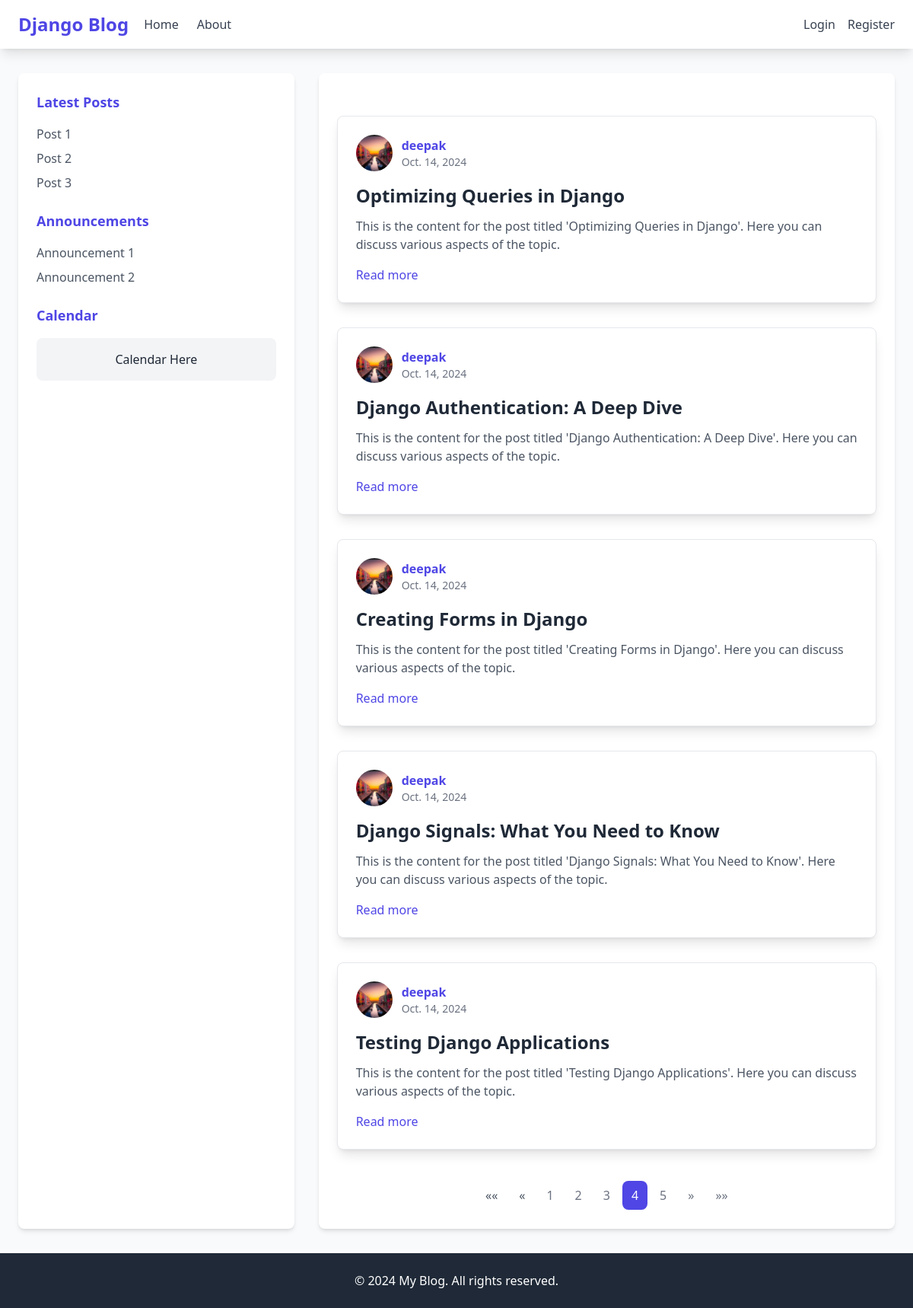
/?page=4, run on the app's committed database.
### post/models.py (models this page shows)
class Article(models.Model):
    title = models.CharField(max_length=255)  # Title of the article
    content = models.TextField()              # Content of the article
    date = models.DateField(default=timezone.now)  # Date of publication
    author = models.ForeignKey(User, on_delete=models.CASCADE)  # Author of the article

### users/models.py (models this page shows, shortened)
class Profile(models.Model):
    user = models.OneToOneField(User, on_delete=models.CASCADE)
    image = models.ImageField(default='profile_pics/default.jpg', upload_to='profile_pics')  # Added default image

### blog/views.py (the view)
# urls.py: path('', views.post_list_view, name='home'),
def post_list_view(request):
    posts = Post.objects.all()
    paginator = Paginator(posts, 5)  # Show 5 posts per page
    page_number = request.GET.get('page')  # Get the current page number from the query parameters
    page_obj = paginator.get_page(page_number)  # Get the posts for the current page
    context = {
        'posts': page_obj,
    }
    return render(request, 'home.html', context)

### templates/home.html (shortened to what this page needs)
{% extends 'base.html' %}
{% block content %}
<div class="container mx-auto mt-8">
    {% if posts %}
    <div class="grid grid-cols-1 gap-8">
        {% for post in posts %}
        <div class="p-6 bg-white border rounded-lg shadow-lg">
            <div class="flex items-center mb-4">
                {% if post.author.profile.image %}
                <img src="{{ post.author.profile.image.url }}" alt="{{ post.author.username }}'s Image"
                    class="object-cover w-12 h-12 mr-3 rounded-full">
                {% endif %}
                <div>
                    <p class="font-semibold">
                        <a href="{% url 'author_posts' post.author.username %}"
                            class="text-indigo-600 hover:underline">{{ post.author.username }}</a>
                    </p>
                    <p class="text-sm text-gray-500">{{ post.date }}</p>
                </div>
            </div>
            <h5 class="text-2xl font-bold text-gray-800">{{ post.title }}</h5>
            <p class="mt-3 text-gray-600">{{ post.content|truncatewords:50 }}</p>
            <a href="{% url 'post_detail' post.id %}" class="block mt-4 text-indigo-600 hover:underline">Read more</a>
        </div>
        {% endfor %}
    </div>
    <nav class="flex justify-center p-3 mt-10 overflow-hidden md:p-2">
        <ul class="flex items-center justify-center space-x-1">
            {% if posts.has_previous %}
            <li>
                <a class="px-3 py-2 text-gray-600 transition duration-200 rounded-lg hover:bg-gray-200 text-md"
                    href="?page=1" aria-label="First">&laquo;&laquo;</a>
            </li>
            <li>
                <a class="px-3 py-2 text-gray-600 transition duration-200 rounded-lg hover:bg-gray-200 text-md"
                    href="?page={{ posts.previous_page_number }}" aria-label="Previous">&laquo;</a>
            </li>
            {% endif %}
            {% for i in posts.paginator.page_range %}
            {% if posts.number == i %}
            <li>
                <span class="px-3 py-2 text-white bg-indigo-600 rounded-lg text-md">{{ i }}</span>
            </li>
            {% else %}
            <li>
                <a class="px-3 py-2 text-gray-500 rounded-lg hover:bg-gray-100 text-md" href="?page={{ i }}">{{ i }}</a>
            </li>
            {% endif %}
            {% endfor %}
            {% if posts.has_next %}
            <li>
                <a class="px-3 py-2 text-gray-500 transition duration-200 rounded-lg hover:bg-gray-200 text-md"
                    href="?page={{ posts.next_page_number }}" aria-label="Next">&raquo;</a>
            </li>
            <li>
                <a class="px-3 py-2 text-gray-500 transition duration-200 rounded-lg hover:bg-gray-200 text-md"
                    href="?page={{ posts.paginator.num_pages }}" aria-label="Last">&raquo;&raquo;</a>
            </li>
            {% endif %}
        </ul>
    </nav>
    {% else %}
    <p class="text-center text-gray-500">No blog posts available at the moment. Please check back later!</p>
    {% endif %}
</div>
{% endblock %}

### templates/base.html (style rules this page uses)
body { display: flex; flex-direction: column; min-height: 100vh; }

### data on the page
Article: author.profile.image (placeholder picture), author.username "deepak", date "Oct. 14, 2024", title "Optimizing Queries in Django", content "This is the content for the post titled 'Optimizing Queries in Django'. Here you can discuss various aspects of the topic."
Article: author.profile.image (placeholder picture), author.username "deepak", date "Oct. 14, 2024", title "Django Authentication: A Deep Dive", content "This is the content for the post titled 'Django Authentication: A Deep Dive'. Here you can discuss various aspects of the topic."
Article: author.profile.image (placeholder picture), author.username "deepak", date "Oct. 14, 2024", title "Creating Forms in Django", content "This is the content for the post titled 'Creating Forms in Django'. Here you can discuss various aspects of the topic."
Article: author.profile.image (placeholder picture), author.username "deepak", date "Oct. 14, 2024", title "Django Signals: What You Need to Know", content "This is the content for the post titled 'Django Signals: What You Need to Know'. Here you can discuss various aspects of the topic."
Article: author.profile.image (placeholder picture), author.username "deepak", date "Oct. 14, 2024", title "Testing Django Applications", content "This is the content for the post titled 'Testing Django Applications'. Here you can discuss various aspects of the topic."

### other printed values
{{ i }} "1" "2" "3" "5"
{{ i }} "4"
